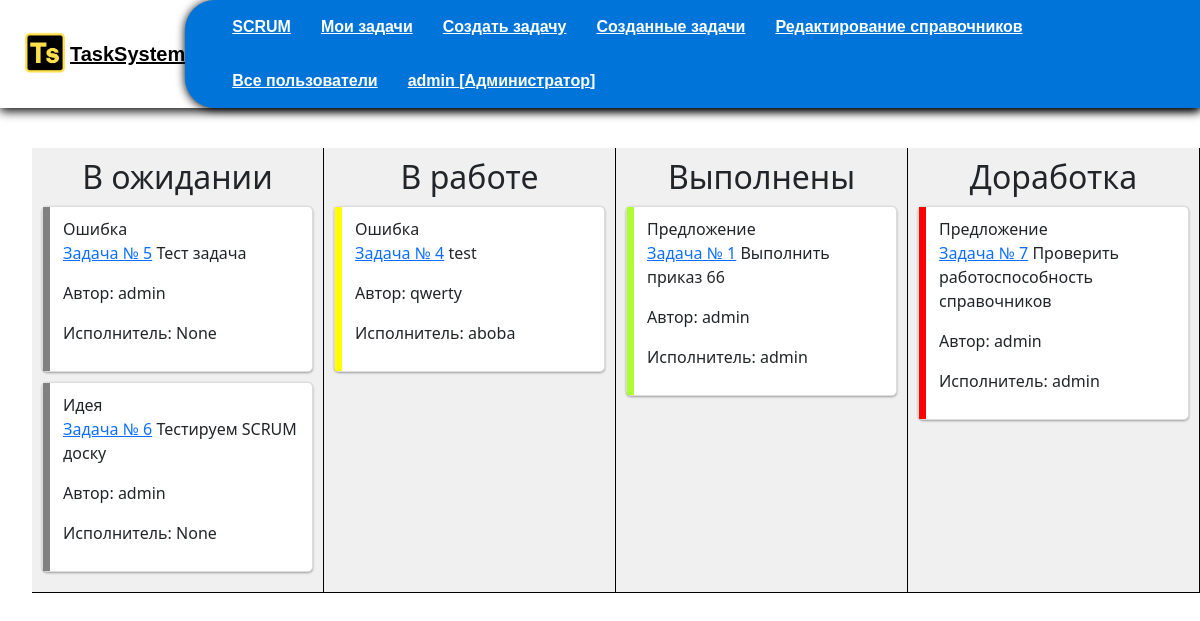
The page /test_main (signed in) on the database as committed earlier.
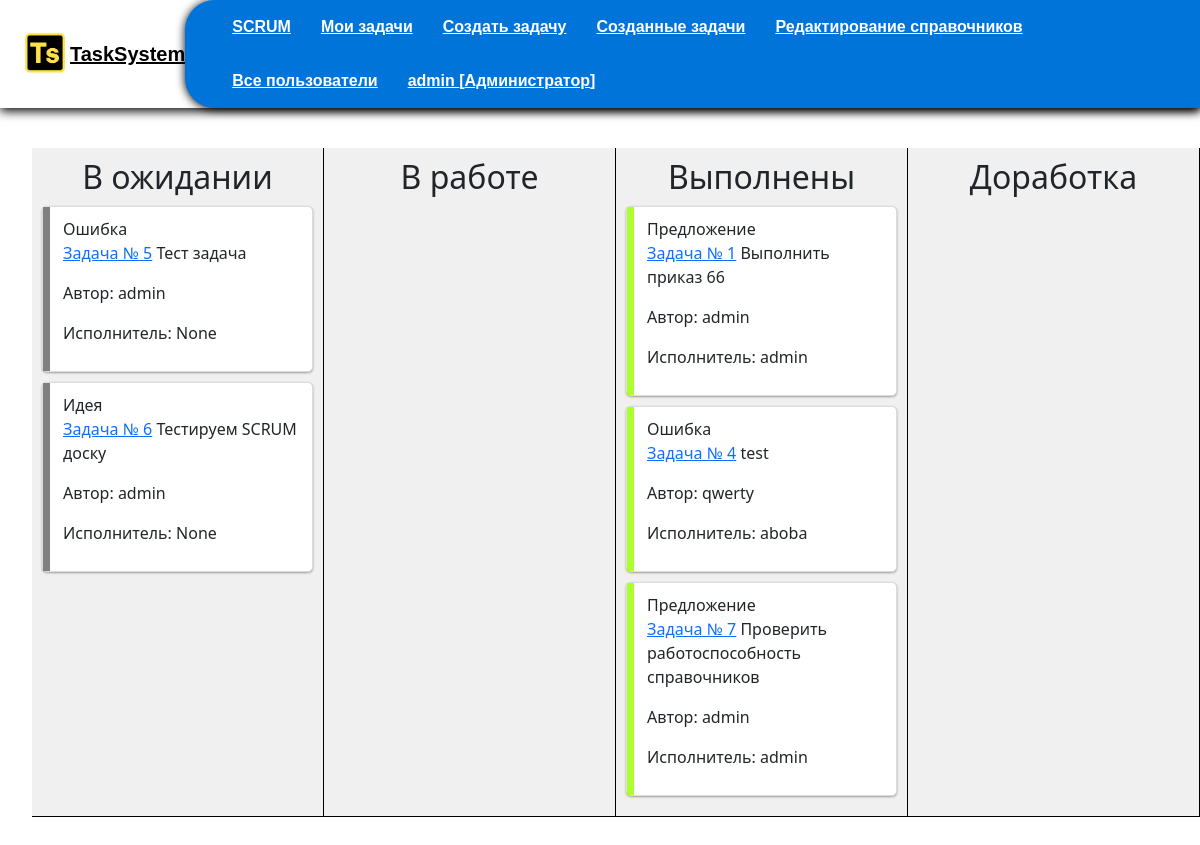
The same page on the database as committed later.
### mainapp/models.py (models this page shows, shortened)
class Task(models.Model):
    author = models.ForeignKey(get_user_model(), on_delete=models.CASCADE, verbose_name="Автор", default=get_user_model(), related_name='authors', blank=True)
    executor = models.ForeignKey(CustomUser, on_delete=models.CASCADE, verbose_name="Исполнитель", default=None, related_name='executors', blank=True, null=True)
    title = models.CharField("Заголовок", max_length=100, default=None)
    description = models.TextField("Описание", max_length=250, default="")
    files = models.FileField(upload_to="files/", verbose_name="Файлы", blank=True, default=None)
    tasktype = models.ForeignKey(TaskType, on_delete=models.DO_NOTHING, verbose_name="Тип заявки", default=None)
    status = models.ForeignKey(Status, on_delete=models.DO_NOTHING, verbose_name="Статус", default="В ожидании")
    created = models.DateTimeField(auto_now_add=True, auto_now=False)
    updated = models.DateTimeField(auto_now_add=False, auto_now=True)

### edit_directory/models.py (models this page shows)
class TaskType(models.Model):
    name = models.CharField(max_length=30, verbose_name="Тип заявки")
    def __str__(self):
        return f"{self.name}"

### authapp/models.py (models this page shows)
class CustomUser(AbstractUser):
    LastAuthDate = models.DateTimeField(auto_now=True)
    is_active = models.BooleanField(verbose_name="Пользователь активирован", default=False)

### mainapp/views.py (the view)
# urls.py: path('test_main', mainapp.test_main, name='test_main'),
@login_required
def test_main(request):
    CustomUser.objects.filter(pk=request.user.pk).update(LastAuthDate=now())
    tasks = Task.objects.all()
    statuses = Status.objects.all()
    todo = Task.objects.filter(status=1)
    in_progress = Task.objects.filter(status=2)
    done = Task.objects.filter(status=3)
    rework = Task.objects.filter(status=4)
    try:
        right = Right.objects.get(user_id=request.user)
    except:
        right = None
    return render(request, 'mainapp/test_main.html', context={
        "title": "Главное меню",
        "tasks": tasks,
        "right":right,
        "todo": todo,
        "in_progress": in_progress,
        "done": done,
        "rework":rework,
        "statuses": statuses
    })

### mainapp/templates/mainapp/test_main.html (shortened to what this page needs)
{% load static %}
{% include 'mainapp/includes/menu_inc.html'%}
<br>
<div class='page_style'>
    {% block content %}
    <div class="scrum-board" droppable='true'>
      <div class="scrum-column" droppable='true'>
        <h2>В ожидании</h2>
        <ul class="scrum-list" id="todo-list" >
          {% for item in todo %}
          <li class='task_item todo-list' draggable="true"> {{item.tasktype}}
            <p><a href={%url 'task' item.id %}> Задача № {{item.id}}</a> {{ item.title }}</p>
            <p>Автор: {{item.author}}</p>
            <p>Исполнитель: {{item.executor}}</p>
          </li>
          {% endfor %}
        </ul>
      </div>
      <div class="scrum-column" droppable='true' >
        <h2>В работе</h2>
        <ul class="scrum-list" id="in-progress-list">
          {% for item in in_progress %}
          <li class='task_item in-progress-list' draggable="true">{{item.tasktype}}
            <p><a href={%url 'task' item.id %}> Задача № {{item.id}}</a> {{ item.title }}</p>
            <p>Автор: {{item.author}}</p>
            <p>Исполнитель: {{item.executor}}</p>
          </li>
          {% endfor %}
        </ul>
      </div>
      <div class="scrum-column" droppable='true' >
        <h2>Выполнены</h2>
        <ul class="scrum-list " id="done-list" >
          {% for item in done %}
          <li class='task_item done_list' draggable="true">{{item.tasktype}}
            <p><a href={%url 'task' item.id %}> Задача № {{item.id}}</a> {{ item.title }}</p>
            <p>Автор: {{item.author}}</p>
            <p>Исполнитель: {{item.executor}}</p>
          </li>
          {% endfor %}
        </ul>
      </div>
      <div class="scrum-column" droppable='true'>
        <h2>Доработка</h2>
        <ul class="scrum-list" id="rework-list" >
          {% for item in rework %}
          <li class='task_item rework-list' draggable="true">{{item.tasktype}}
            <p><a href={%url 'task' item.id %}> Задача № {{item.id}}</a> {{ item.title }}</p>
            <p>Автор: {{item.author}}</p>
            <p>Исполнитель: {{item.executor}}</p>
          </li>
          {% endfor %}
        </ul>
      </div>
    </div>
    {% endblock %}
</div>
</body>
</html>

Rows that differ between the two databases and show on the page:
changed Task "test": moves from the list under "В работе" to the list under "Выполнены"
changed Task "Проверить работоспособность справочников": moves from the list under "Доработка" to the list under "Выполнены"
